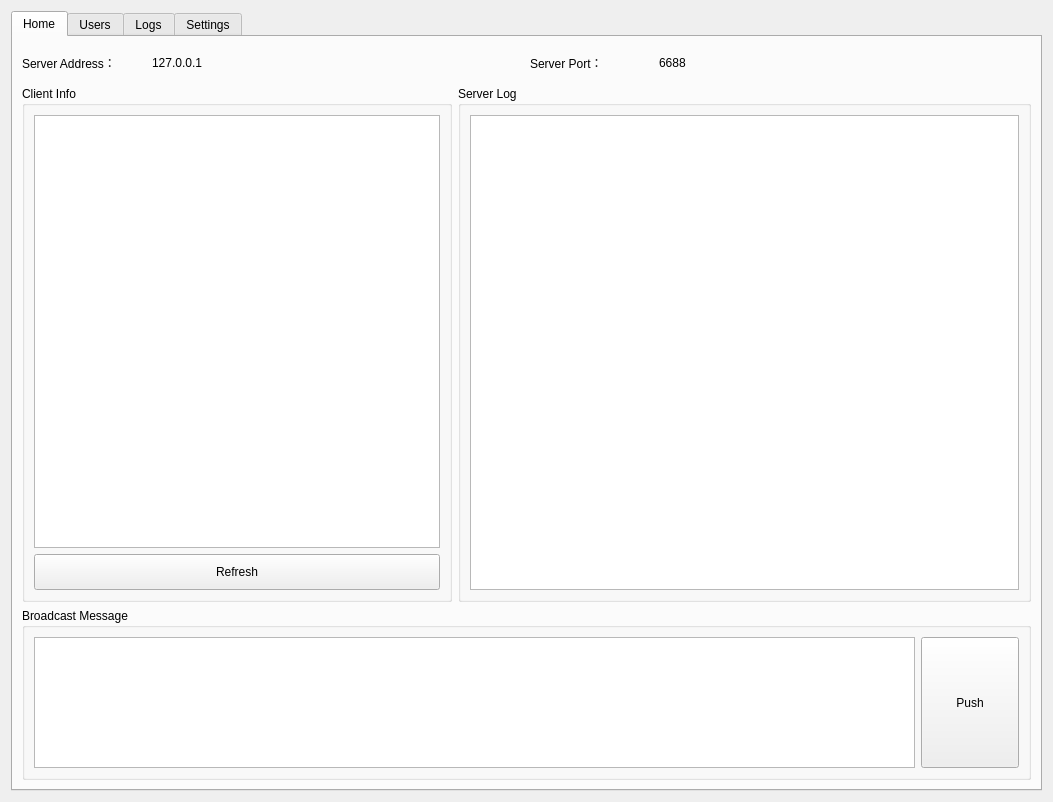
<?xml version="1.0" encoding="UTF-8"?>
<ui version="4.0">
 <class>NetChatView</class>
 <widget class="QWidget" name="NetChatView">
  <property name="geometry">
   <rect>
    <x>0</x>
    <y>0</y>
    <width>1053</width>
    <height>802</height>
   </rect>
  </property>
  <property name="windowTitle">
   <string>ChatServerView</string>
  </property>
  <layout class="QVBoxLayout" name="verticalLayout">
   <item>
    <widget class="QTabWidget" name="mainTabWidget">
     <property name="tabPosition">
      <enum>QTabWidget::TabPosition::North</enum>
     </property>
     <property name="currentIndex">
      <number>0</number>
     </property>
     <property name="movable">
      <bool>false</bool>
     </property>
     <widget class="QWidget" name="pageHome">
      <attribute name="title">
       <string>Home</string>
      </attribute>
      <layout class="QVBoxLayout" name="homeLayout" stretch="1,15,5">
       <item>
        <layout class="QHBoxLayout" name="serverAddrHB" stretch="1,3,1,3">
         <item>
          <widget class="QLabel" name="serverAddr">
           <property name="sizePolicy">
            <sizepolicy hsizetype="Ignored" vsizetype="Ignored">
             <horstretch>0</horstretch>
             <verstretch>0</verstretch>
            </sizepolicy>
           </property>
           <property name="text">
            <string>Server Address：</string>
           </property>
          </widget>
         </item>
         <item>
          <widget class="QLabel" name="serverAddrVal">
           <property name="sizePolicy">
            <sizepolicy hsizetype="Ignored" vsizetype="Ignored">
             <horstretch>0</horstretch>
             <verstretch>0</verstretch>
            </sizepolicy>
           </property>
           <property name="text">
            <string>127.0.0.1</string>
           </property>
          </widget>
         </item>
         <item>
          <widget class="QLabel" name="serverPort">
           <property name="sizePolicy">
            <sizepolicy hsizetype="Ignored" vsizetype="Ignored">
             <horstretch>0</horstretch>
             <verstretch>0</verstretch>
            </sizepolicy>
           </property>
           <property name="text">
            <string>Server Port：</string>
           </property>
          </widget>
         </item>
         <item>
          <widget class="QLabel" name="serverPortVal">
           <property name="sizePolicy">
            <sizepolicy hsizetype="Ignored" vsizetype="Ignored">
             <horstretch>0</horstretch>
             <verstretch>0</verstretch>
            </sizepolicy>
           </property>
           <property name="text">
            <string>6688</string>
           </property>
          </widget>
         </item>
        </layout>
       </item>
       <item>
        <layout class="QHBoxLayout" name="clientListHB" stretch="3,4">
         <item>
          <widget class="QGroupBox" name="clientListGroup">
           <property name="title">
            <string>Client Info</string>
           </property>
           <layout class="QVBoxLayout" name="verticalLayout_3" stretch="12,1">
            <item>
             <widget class="QTableWidget" name="clientList">
              <property name="sizePolicy">
               <sizepolicy hsizetype="Ignored" vsizetype="Ignored">
                <horstretch>0</horstretch>
                <verstretch>0</verstretch>
               </sizepolicy>
              </property>
             </widget>
            </item>
            <item>
             <widget class="QPushButton" name="refreshBtn">
              <property name="sizePolicy">
               <sizepolicy hsizetype="Ignored" vsizetype="Ignored">
                <horstretch>0</horstretch>
                <verstretch>0</verstretch>
               </sizepolicy>
              </property>
              <property name="text">
               <string>Refresh</string>
              </property>
             </widget>
            </item>
           </layout>
          </widget>
         </item>
         <item>
          <widget class="QGroupBox" name="serverLogGroup">
           <property name="title">
            <string>Server Log</string>
           </property>
           <layout class="QVBoxLayout" name="verticalLayout_2" stretch="0">
            <item>
             <widget class="QTextEdit" name="serverLogText">
              <property name="enabled">
               <bool>true</bool>
              </property>
              <property name="sizePolicy">
               <sizepolicy hsizetype="Ignored" vsizetype="Ignored">
                <horstretch>0</horstretch>
                <verstretch>0</verstretch>
               </sizepolicy>
              </property>
              <property name="readOnly">
               <bool>true</bool>
              </property>
             </widget>
            </item>
           </layout>
          </widget>
         </item>
        </layout>
       </item>
       <item>
        <widget class="QGroupBox" name="serverMsgGroup">
         <property name="title">
          <string>Broadcast Message</string>
         </property>
         <layout class="QHBoxLayout" name="horizontalLayout_2" stretch="9,1">
          <item>
           <widget class="QTextEdit" name="serverMsgText">
            <property name="sizePolicy">
             <sizepolicy hsizetype="Ignored" vsizetype="Ignored">
              <horstretch>0</horstretch>
              <verstretch>0</verstretch>
             </sizepolicy>
            </property>
           </widget>
          </item>
          <item>
           <widget class="QPushButton" name="pushBtn">
            <property name="sizePolicy">
             <sizepolicy hsizetype="Ignored" vsizetype="Ignored">
              <horstretch>0</horstretch>
              <verstretch>0</verstretch>
             </sizepolicy>
            </property>
            <property name="text">
             <string>Push</string>
            </property>
           </widget>
          </item>
         </layout>
        </widget>
       </item>
      </layout>
     </widget>
     <widget class="QWidget" name="pageUsers">
      <attribute name="title">
       <string>Users</string>
      </attribute>
      <layout class="QVBoxLayout" name="usersLayout" stretch="1,10">
       <item>
        <layout class="QVBoxLayout" name="usersServerInfoVB">
         <item>
          <layout class="QHBoxLayout" name="usersServerAddrHB" stretch="1,6">
           <item>
            <widget class="QLabel" name="usersServerAddr">
             <property name="sizePolicy">
              <sizepolicy hsizetype="Ignored" vsizetype="Ignored">
               <horstretch>0</horstretch>
               <verstretch>0</verstretch>
              </sizepolicy>
             </property>
             <property name="text">
              <string>Server Address：</string>
             </property>
            </widget>
           </item>
           <item>
            <widget class="QLabel" name="usersServerAddrVal">
             <property name="sizePolicy">
              <sizepolicy hsizetype="Ignored" vsizetype="Ignored">
               <horstretch>0</horstretch>
               <verstretch>0</verstretch>
              </sizepolicy>
             </property>
             <property name="text">
              <string>127.0.0.1</string>
             </property>
            </widget>
           </item>
          </layout>
         </item>
         <item>
          <layout class="QHBoxLayout" name="usersServerPortHB" stretch="1,6">
           <item>
            <widget class="QLabel" name="usersServerPort">
             <property name="sizePolicy">
              <sizepolicy hsizetype="Ignored" vsizetype="Ignored">
               <horstretch>0</horstretch>
               <verstretch>0</verstretch>
              </sizepolicy>
             </property>
             <property name="text">
              <string>Server Port：</string>
             </property>
            </widget>
           </item>
           <item>
            <widget class="QLabel" name="usersServerPortVal">
             <property name="sizePolicy">
              <sizepolicy hsizetype="Ignored" vsizetype="Ignored">
               <horstretch>0</horstretch>
               <verstretch>0</verstretch>
              </sizepolicy>
             </property>
             <property name="text">
              <string>6688</string>
             </property>
            </widget>
           </item>
          </layout>
         </item>
        </layout>
       </item>
       <item>
        <widget class="QGroupBox" name="usersClientListGroup">
         <property name="title">
          <string>Client Info</string>
         </property>
         <layout class="QVBoxLayout" name="verticalLayout_4" stretch="15,1">
          <item>
           <widget class="QTableWidget" name="usersClientList">
            <property name="sizePolicy">
             <sizepolicy hsizetype="Ignored" vsizetype="Ignored">
              <horstretch>0</horstretch>
              <verstretch>0</verstretch>
             </sizepolicy>
            </property>
           </widget>
          </item>
          <item>
           <widget class="QPushButton" name="usersRefreshBtn">
            <property name="sizePolicy">
             <sizepolicy hsizetype="Ignored" vsizetype="Ignored">
              <horstretch>0</horstretch>
              <verstretch>0</verstretch>
             </sizepolicy>
            </property>
            <property name="text">
             <string>Refresh</string>
            </property>
           </widget>
          </item>
         </layout>
        </widget>
       </item>
      </layout>
     </widget>
     <widget class="QWidget" name="pageLogs">
      <attribute name="title">
       <string>Logs</string>
      </attribute>
      <layout class="QVBoxLayout" name="logsLayout" stretch="3,1">
       <item>
        <widget class="QGroupBox" name="logsServerLogGroup">
         <property name="title">
          <string>Server Log</string>
         </property>
         <layout class="QHBoxLayout" name="horizontalLayout">
          <item>
           <widget class="QTextEdit" name="logsServerLogText">
            <property name="enabled">
             <bool>true</bool>
            </property>
            <property name="sizePolicy">
             <sizepolicy hsizetype="Ignored" vsizetype="Ignored">
              <horstretch>0</horstretch>
              <verstretch>0</verstretch>
             </sizepolicy>
            </property>
            <property name="readOnly">
             <bool>true</bool>
            </property>
           </widget>
          </item>
         </layout>
        </widget>
       </item>
       <item>
        <widget class="QGroupBox" name="logsServerMsgGroup">
         <property name="title">
          <string>Broadcast Message</string>
         </property>
         <layout class="QHBoxLayout" name="horizontalLayout_3" stretch="9,1">
          <item>
           <widget class="QTextEdit" name="logsServerMsgText">
            <property name="sizePolicy">
             <sizepolicy hsizetype="Ignored" vsizetype="Ignored">
              <horstretch>0</horstretch>
              <verstretch>0</verstretch>
             </sizepolicy>
            </property>
           </widget>
          </item>
          <item>
           <widget class="QPushButton" name="logsPushBtn">
            <property name="sizePolicy">
             <sizepolicy hsizetype="Ignored" vsizetype="Ignored">
              <horstretch>0</horstretch>
              <verstretch>0</verstretch>
             </sizepolicy>
            </property>
            <property name="text">
             <string>推送</string>
            </property>
           </widget>
          </item>
         </layout>
        </widget>
       </item>
      </layout>
     </widget>
     <widget class="QWidget" name="pageSettings">
      <attribute name="title">
       <string>Settings</string>
      </attribute>
      <layout class="QVBoxLayout" name="settingsLayout">
       <item>
        <spacer name="settingsTopSpacer">
         <property name="orientation">
          <enum>Qt::Orientation::Vertical</enum>
         </property>
         <property name="sizeHint" stdset="0">
          <size>
           <width>20</width>
           <height>40</height>
          </size>
         </property>
        </spacer>
       </item>
       <item>
        <layout class="QHBoxLayout" name="settingsCenterHB">
         <item>
          <spacer name="settingsLeftSpacer">
           <property name="orientation">
            <enum>Qt::Orientation::Horizontal</enum>
           </property>
           <property name="sizeHint" stdset="0">
            <size>
             <width>40</width>
             <height>20</height>
            </size>
           </property>
          </spacer>
         </item>
         <item>
          <layout class="QFormLayout" name="settingsForm">
           <item row="0" column="0">
            <widget class="QLabel" name="settingsServerAddrLabel">
             <property name="text">
              <string>Server IP：</string>
             </property>
            </widget>
           </item>
           <item row="0" column="1">
            <widget class="QLabel" name="settingsServerAddrVal">
             <property name="text">
              <string>127.0.0.1</string>
             </property>
            </widget>
           </item>
           <item row="1" column="0">
            <widget class="QLabel" name="settingsServerPortLabel">
             <property name="text">
              <string>Server Port：</string>
             </property>
            </widget>
           </item>
           <item row="1" column="1">
            <widget class="QLabel" name="settingsServerPortVal">
             <property name="text">
              <string>6688</string>
             </property>
            </widget>
           </item>
           <item row="2" column="0">
            <widget class="QLabel" name="settingsVersionLabel">
             <property name="text">
              <string>Server Version：</string>
             </property>
            </widget>
           </item>
           <item row="2" column="1">
            <widget class="QLabel" name="settingsVersionVal2">
             <property name="text">
              <string>v1.0</string>
             </property>
            </widget>
           </item>
          </layout>
         </item>
         <item>
          <spacer name="settingsRightSpacer">
           <property name="orientation">
            <enum>Qt::Orientation::Horizontal</enum>
           </property>
           <property name="sizeHint" stdset="0">
            <size>
             <width>40</width>
             <height>20</height>
            </size>
           </property>
          </spacer>
         </item>
        </layout>
       </item>
       <item>
        <layout class="QHBoxLayout" name="settingsButtonHB">
         <item>
          <spacer name="settingsButtonLeftSpacer">
           <property name="orientation">
            <enum>Qt::Orientation::Horizontal</enum>
           </property>
           <property name="sizeHint" stdset="0">
            <size>
             <width>40</width>
             <height>20</height>
            </size>
           </property>
          </spacer>
         </item>
         <item>
          <widget class="QPushButton" name="settingsUpgradeBtn">
           <property name="text">
            <string>Check Update</string>
           </property>
          </widget>
         </item>
         <item>
          <spacer name="settingsButtonRightSpacer">
           <property name="orientation">
            <enum>Qt::Orientation::Horizontal</enum>
           </property>
           <property name="sizeHint" stdset="0">
            <size>
             <width>40</width>
             <height>20</height>
            </size>
           </property>
          </spacer>
         </item>
        </layout>
       </item>
       <item>
        <spacer name="settingsBottomSpacer">
         <property name="orientation">
          <enum>Qt::Orientation::Vertical</enum>
         </property>
         <property name="sizeHint" stdset="0">
          <size>
           <width>20</width>
           <height>40</height>
          </size>
         </property>
        </spacer>
       </item>
      </layout>
     </widget>
    </widget>
   </item>
  </layout>
 </widget>
 <resources/>
 <connections/>
</ui>
